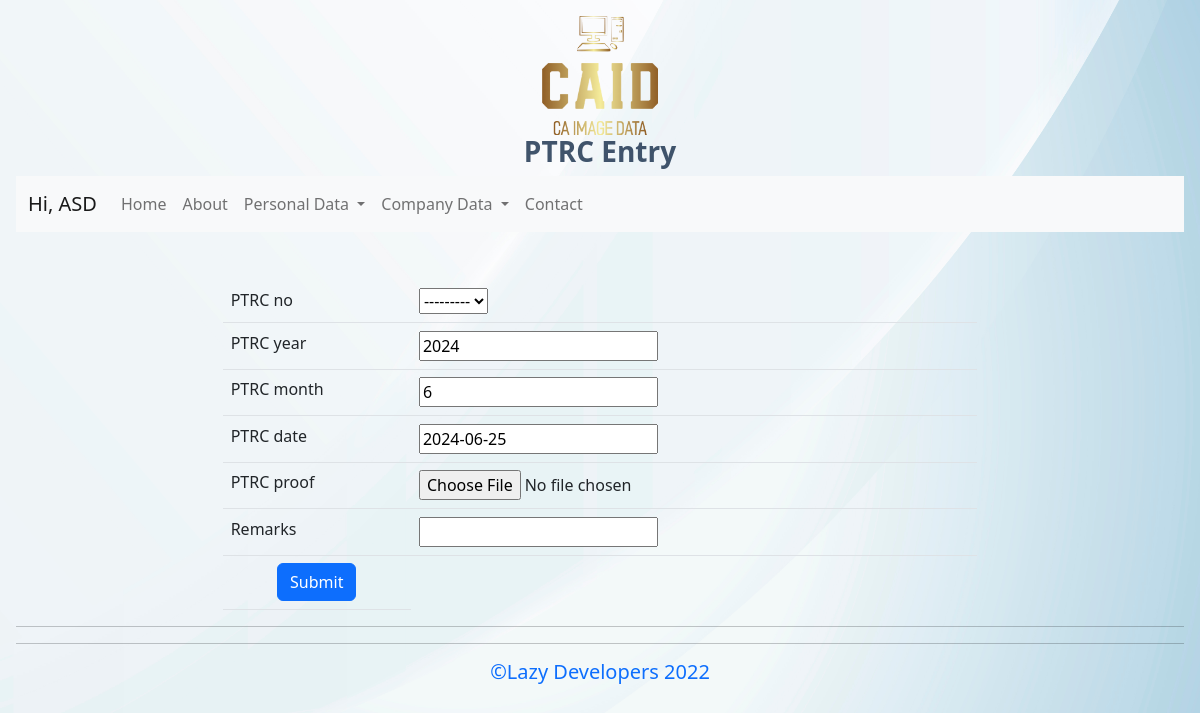
The page /PTRC_add/ on the database as committed earlier.
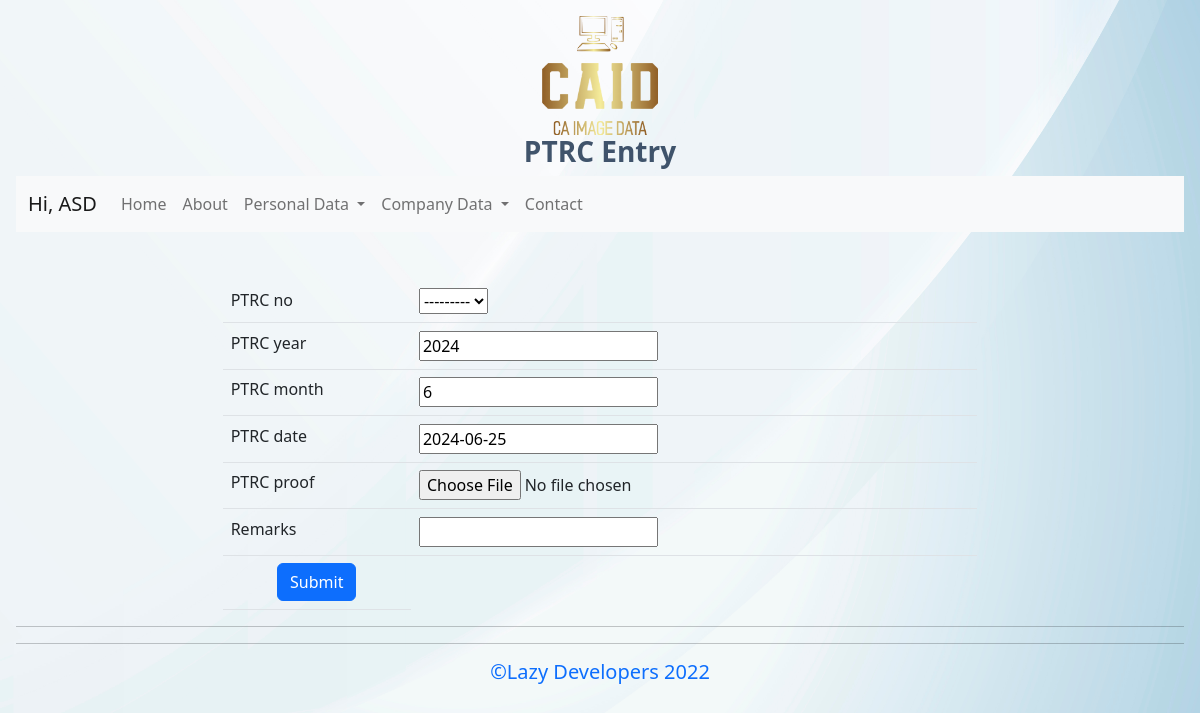
The same page on the database as committed later.
### Reporting_Data/models.py (models this page shows)
class PTRC_no(models.Model):
    PTRC_no = models.IntegerField(unique= True)
    def __str__(self):
         return (str(self.PTRC_no))

### Reporting_Data/views.py (the view, shortened to what this page needs)
# urls.py: path("PTRC_add/", views.PTRC_entry, name="PTRC_entry"),
def PTRC_entry(request):
    title = "PTRC Entry"
    form = Add_PTRC_no_data()
    return render(request, "input_data.html" , {'data': form , 'title':title})

### Reporting_Data/forms.py
class Add_PTRC_no_data(forms.ModelForm):
    class Meta:
        model = PTRC_no_file
        fields = "__all__"

### Personal_Data/templates/input_data.html (shortened to what this page needs)
{% extends "layout.html" %}
{% block heading %}
{{title}}{% endblock %}
{% block content %}
<form action = "" method = "post" enctype="multipart/form-data">
  <div class="container col-lg-8 mt-5">
    <table class="table">
      <tbody>
        {% for field in data %}
        <tr>
          <td>{{ field.label }}</td>
          <td>{{ field }}</td>{{ field.errors }}
        </tr>
        <tr>
          {% endfor %}
        <tr>
          <td style="text-align: center ">
            <input type="submit" class="btn btn-primary btnsubmit" value="Submit">
          </td>
        </tr>
      </tbody>
    </table>
  </div>
</form>
<hr>
{% endblock %}

Rows that differ between the two databases and show on the page:
added PTRC_no: data "---------"
